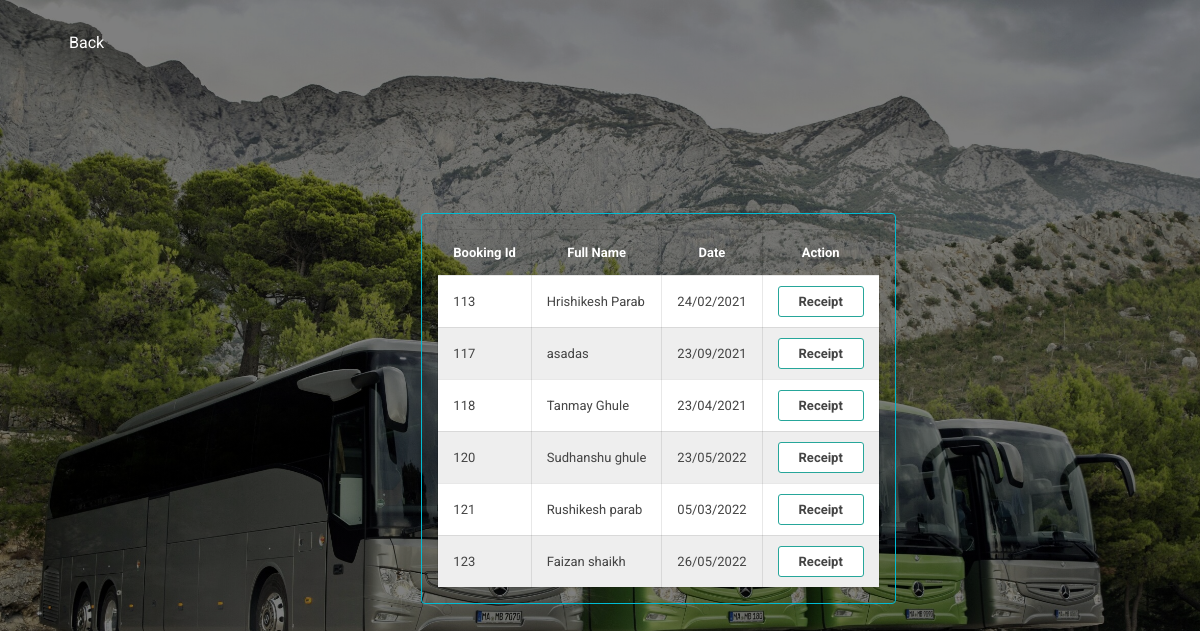
/Trial/checkstat.php (signed in), run on the app's committed database.
### tables this page shows
CREATE TABLE IF NOT EXISTS `booking` (
  `b_id` int(11) NOT NULL AUTO_INCREMENT,
  `bus_details` varchar(255) NOT NULL,
  `f_name` varchar(255) NOT NULL,
  `date` varchar(50) NOT NULL,
  `hseat` bigint(20) NOT NULL DEFAULT 1,
  `seat_no` varchar(40) NOT NULL,
  `sfrom` varchar(255) NOT NULL,
  `dto` varchar(255) NOT NULL,
  `booking_time` timestamp NOT NULL DEFAULT current_timestamp() ON UPDATE current_timestamp(),
  `r_id` int(11) NOT NULL,
  PRIMARY KEY (`b_id`),
  KEY `r_id` (`r_id`),
  KEY `bus_details` (`bus_details`),
  KEY `bus_details_2` (`bus_details`)
);

### Trial/checkstat.php (the view, shortened to what this page needs)
<?php
$userid= " ". $_SESSION["user_id"] ." ";
?>
<html>
<head>
	<link rel="stylesheet" href="css1/edinfo.css">
</head>
<body>
			<ul>
                <li><a href="main2.php">Back</a></li>
            </ul>
	<div class="table">
		<table>
			<thead>
				<tr>
					<th>Booking Id</th>
					<th>Full Name</th>
					<th>Date</th>
					<th>Action</th>
				</tr>
			</thead>
			<tbody>
<?php
	include('include/connect.php');
    $sql="SELECT * FROM booking where r_id ='$userid'";
    $result=mysqli_query($conn,$sql);
    $num=mysqli_num_rows($result);
    if($num!=0)
        {
        	while($row=mysqli_fetch_assoc($result))
        	{
        			$booking_id=" ".$row['b_id']." ";
        		echo"
        		<tr>
        			<td> ".$row['b_id']." </td>
        			<td> ".$row['f_name']." </td>
           			<td> ".$row['date']." </td>
               		<td><span class=action_btn><a href='receipt2.php?bid=$booking_id'>Receipt<span></a></td>
               	</tr>
               	 ";
        	}
        }
?>
			</tbody>
		</table>
	</div>
</body>
</html>

### Trial/css1/edinfo.css (style rules this page uses)
* { box-sizing: border-box; }
body { min-height: auto; display: flex; font-family: 'Roboto', sans-serif; background: linear-gradient(to top,rgba(0,0,0,0.5)50%,rgba(0,0,0,0.5)50%),url(images/1.jpg); background-position: center; background-size: cover; height: 100vh; }
ul li { display: inline-block; }
ul li a { text-decoration: none; color: #fff; padding: 5px 20px; border: 1px solid transparent; transition: 0.6s ease; }
.table { max-width: 900px; border: 1px solid #00bcd4; background-color: linear-gradient(to top,rgba(0,0,0,0.5),rgba(0,0,0,0.5)50%); padding: 15px; overflow: auto; margin: auto; border-radius: 4px; }
table { width: 100%; font-size: 13px; color: #444; white-space: nowrap; border-collapse: collapse; }
table>thead { background-color: linear-gradient(to top,rgba(0,0,0,0.5),rgba(0,0,0,0.5)50%); color: #fff; }
table>thead th { padding: 15px; }
table th, table td { border: 1px solid #00000017; padding: 10px 15px; }
.action_btn { display: flex; justify-content: center; gap: 10px; }
.action_btn>a { text-decoration: none; color: #444; background: #fff; border: 1px solid; display: inline-block; padding: 7px 20px; font-weight: bold; border-radius: 3px; transition: 0.3s ease-in-out; }
.action_btn>a:nth-child(1) { border-color: #26a69a; }
table>tbody>tr { background-color: #fff; transition: 0.3s ease-in-out; }
table>tbody>tr:nth-child(even) { background-color: rgb(238, 238, 238); }
ul { float:right; list-style-type: none; margin-top: 25px; }

### data on the page
booking: b_id "113", f_name "Hrishikesh Parab", date "24/02/2021"
booking: b_id "117", f_name "asadas", date "23/09/2021"
booking: b_id "118", f_name "Tanmay Ghule", date "23/04/2021"
booking: b_id "120", f_name "Sudhanshu ghule", date "23/05/2022"
booking: b_id "121", f_name "Rushikesh parab", date "05/03/2022"
booking: b_id "123", f_name "Faizan shaikh", date "26/05/2022"
